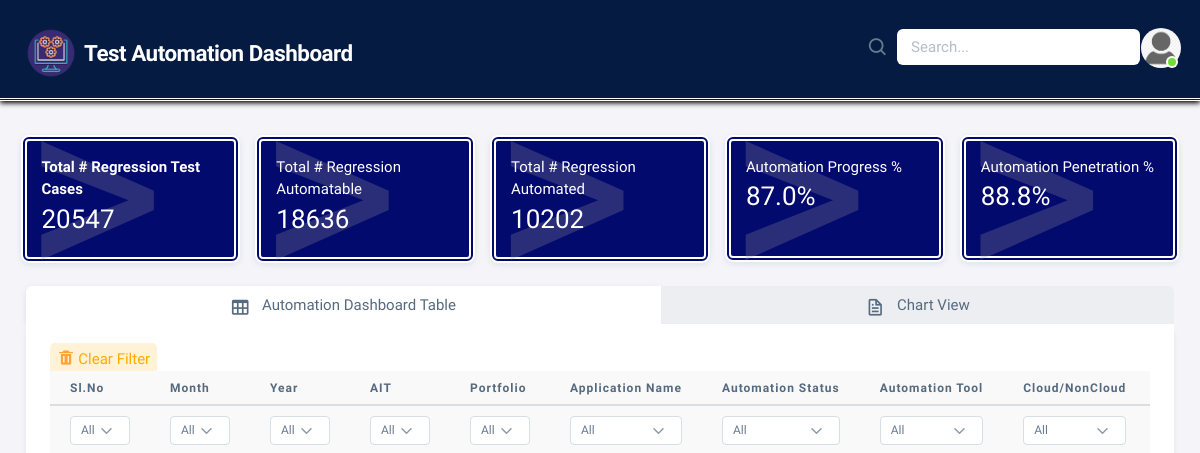
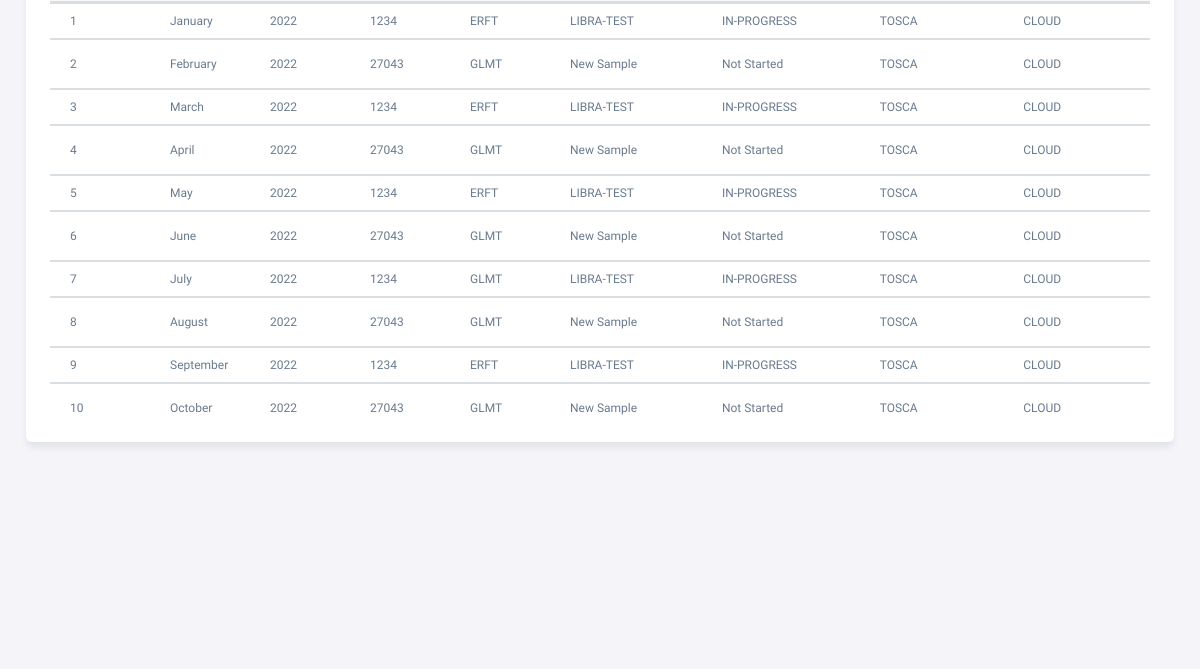
Page /dashboard/ (signed in, upper part) on the earlier database version (2 pictures, top to bottom).
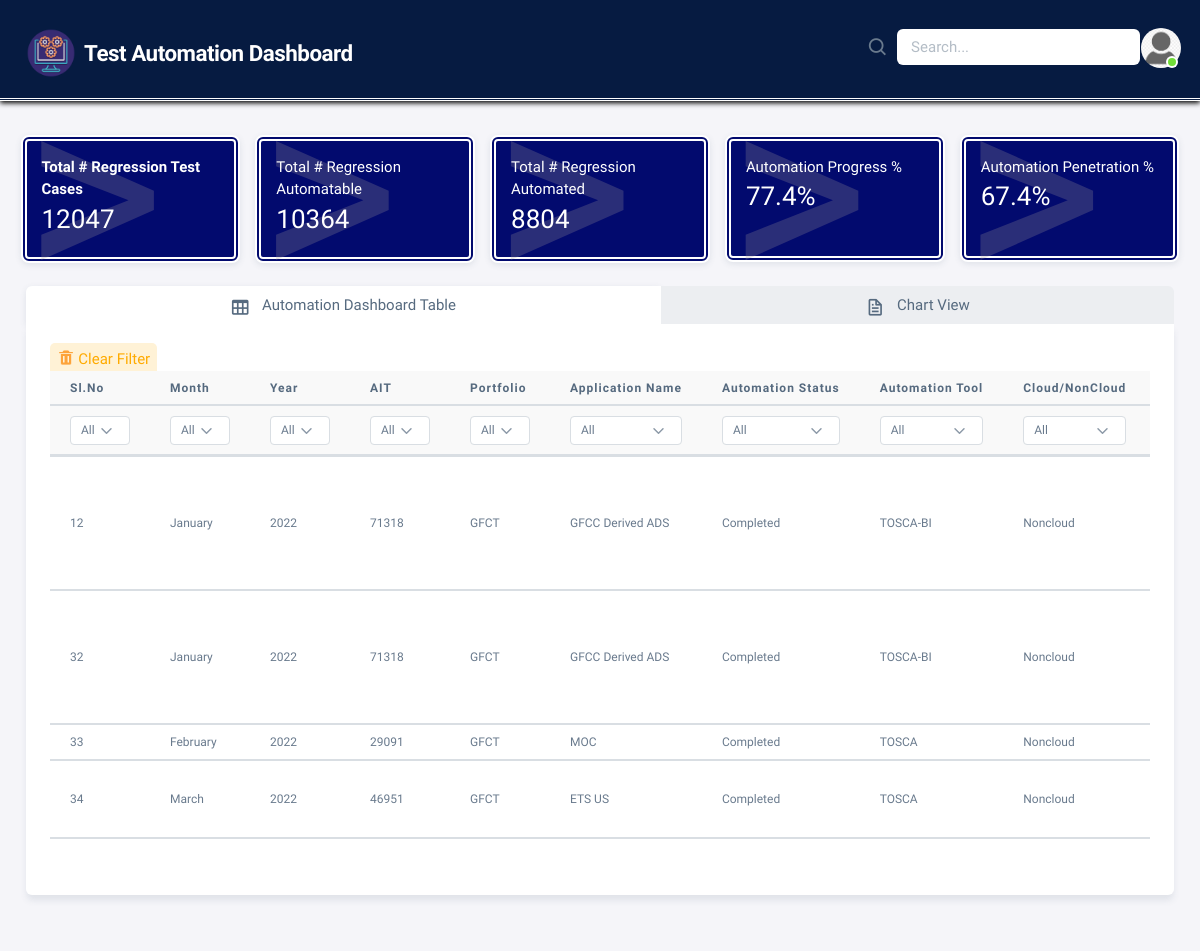
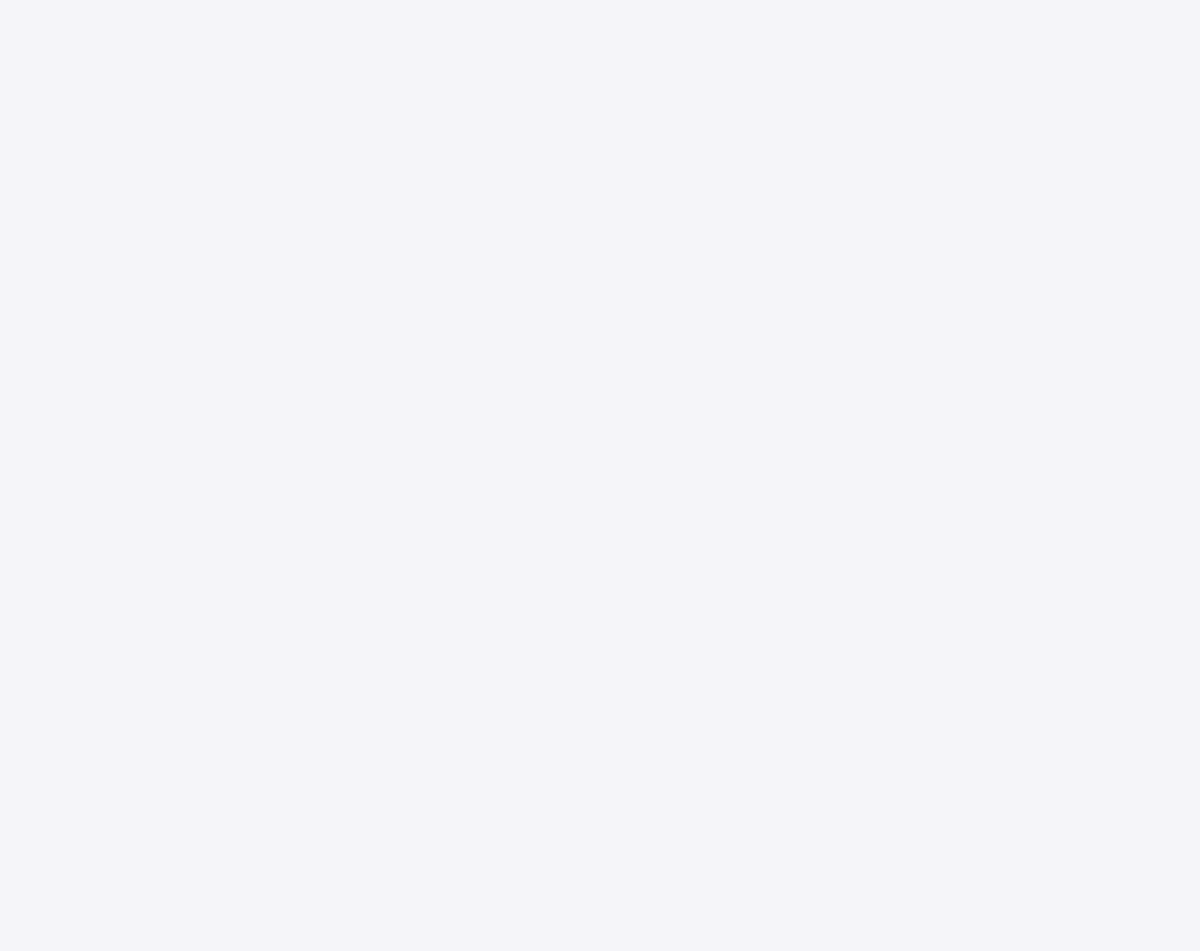
Same page on the later database version (2 pictures, top to bottom).
### dashboard_app/models.py (models this page shows, shortened)
class automation_db(models.Model):
    serialnumber = models.IntegerField(primary_key=True, unique=True)
    month = models.CharField(max_length=15)
    year = models.CharField(max_length=10)
    portfolio = models.CharField(max_length=10)
    AIT_Number = models.IntegerField()
    application_name = models.CharField(max_length=30)
    could_noncloud = models.CharField(max_length=10)
    Automation_status = models.CharField(max_length=15)
    automation_tool = models.CharField(max_length=20)
    in_sprint = models.CharField(max_length=10)
    litmus_onboarding = models.CharField(max_length=10)
    no_of_overall_regression_scripts = models.CharField(max_length=20)
    no_of_inscope_reg_scripts = models.CharField(max_length=20)
    no_of_regscripts_automated = models.CharField(max_length=20)
    percentage_automation_complete = models.CharField(max_length=20)
    percentage_application_penetration = models.CharField(max_length=20)
    time_to_manuallyexecute = models.CharField(max_length=20)
    no_of_release = models.CharField(max_length=10)
    monthly_manual_executiontime = models.CharField(max_length=20)
    monthly_effort_spent_on_dev_automation = models.CharField(max_length=20)
    time_to_execute_1automatedtestcase = models.CharField(max_length=20)
    mothly_automate_executiontime = models.CharField(max_length=20)
    monthly_effort_spentin_maintaining_automation = models.CharField(max_length=20)
    monthly_effort_takes_toexecute_regscript = models.CharField(max_length=20)
    hours_saved_monthly = models.CharField(max_length=20)
    comments = models.TextField(null=True, blank=True)

### dashboard_app/views.py (the view)
# urls.py: path('dashboard/', login_required(index.as_view()), name='Dashboard'),
class index(generic.ListView):
    model = automation_db
    template_name = 'Index.html'
    login_url = '/login/'
    def get_context_data(self, *, object_list=None, **kwargs):
        context = super(index, self).get_context_data(**kwargs)
        context['no_of_overall_regression_scripts'] = \
        automation_db.objects.aggregate(no_of_overall_regression_scripts=Sum('no_of_overall_regression_scripts'))[
            'no_of_overall_regression_scripts']  # 1
        context['no_of_inscope_reg_scripts'] = \
        automation_db.objects.aggregate(no_of_inscope_reg_scripts=Sum('no_of_inscope_reg_scripts'))[
            'no_of_inscope_reg_scripts']  # 2
        context['no_of_regscripts_automated'] = \
        automation_db.objects.aggregate(no_of_regscripts_automated=Sum('no_of_regscripts_automated'))[
            'no_of_regscripts_automated']  # 3
        context['percentage_automation_complete_average'] = \
        automation_db.objects.aggregate(percentage_automation_complete_average=Avg('percentage_automation_complete'))[
            'percentage_automation_complete_average']  # 4
        context['percentage_application_penetration_average'] = automation_db.objects.aggregate(
            percentage_application_penetration_average=Avg('percentage_application_penetration'))[
            'percentage_application_penetration_average']  # 5
        return context

### dashboard_app/templates/Index.html (shortened to what this page needs)
{% load static %}
<html
  lang="en"
  class="light-style layout-menu-fixed"
  dir="ltr"
  data-theme="theme-default"
  data-assets-path="{% static 'assets/' %}"
  data-template="vertical-menu-template-free"
>
  <head>
    <link rel="stylesheet" href="{% static 'demo.css' %}">
    <link rel="stylesheet" href="{% static 'assets/vendor/fonts/boxicons.css' %}" />
    <link rel="stylesheet" href="{% static 'assets/vendor/css/core.css' %}" class="template-customizer-core-css" />
    <link rel="stylesheet" href="{% static 'assets/vendor/css/theme-default.css' %}" class="template-customizer-theme-css" />
    <link rel="stylesheet" href="{% static 'assets/vendor/libs/perfect-scrollbar/perfect-scrollbar.css' %}" />
    <link rel="stylesheet" href="{% static 'assets/vendor/libs/apex-charts/apex-charts.css' %}" />
  </head>
  <body>
    <div class="layout-wrapper layout-content-navbar">
      <div class="layout-container">
        <div class="layout-page">
            <div class="top-menu-block">
            <div class="container-xxl">
             <div class="row">
                 <div class="col-md-4">
                      <div class="app-brand demo">
            <a href="index.html" class="app-brand-link">
              <span class="app-brand-logo demo">
              </span>
                <a href="{% url 'Dashboard' %}" class="menu-link" target="_self">
                    <span class="app-brand-text demo menu-text fw-bolder ms-2">Test Automation Dashboard</span>
                </a>
            </a>
          </div>
                 </div>
                 <div class="col-md-4">
                 </div>
                  <div class="col-md-4">
                      <nav>
                       <div class="navbar-nav-right d-flex d-flexover align-items-center" id="navbar-collapse">
                  <div class="navbar-nav align-items-center search-cbar">
                    <div class="nav-item d-flex align-items-center">
                      <i class="bx bx-search fs-4 lh-0"></i>
                    </div>
                  </div>
              <ul class="navbar-nav flex-row align-items-center ul-custom-class">
                <li class="nav-item navbar-dropdown dropdown-user dropdown db-profile">
                  <a class="nav-link dropdown-toggle hide-arrow" href="javascript:void(0);" data-bs-toggle="dropdown">
                    <div class="avatar avatar-online">
                      <img src="{% static 'assets/img/avatars/1.png' %}" alt class="w-px-40 h-auto rounded-circle" />
                    </div>
                  </a>
                </li>
              </ul>
            </div>
                      </nav>
                  </div>
             </div>
            </div>
                </div>
          <div class="content-wrapper">
              {% block content %}
            <div class="container-xxl flex-grow-1 container-p-y cardstyle">
                <div class="row">
                    <div class="col-lg-12 col-md-12 order-1 col-lg-3ow">
                        <div class="row">
                            <div class="col-lg-3 col-md-12 col-3 mb-3">
                                <div class="card cardA">
                                    <div class="card-body">
                                        <span class="fw-semibold d-block mb-1">Total # Regression Test Cases</span>
                                        <h3 id="card1" class="card-title mb-2">{{ no_of_overall_regression_scripts }}</h3>
                                    </div>
                                </div>
                            </div>
                            <div class="col-lg-3 col-md-12 col-3 mb-3">
                                <div class="card cardA">
                                    <div class="card-body">
                                        <span class="d-block mb-1">Total # Regression Automatable</span>
                                        <h3 id="card2" class="card-title text-nowrap mb-2">{{ no_of_inscope_reg_scripts }}</h3>
                                    </div>
                                </div>
                            </div>
                            <div class="col-lg-3 col-md-12 col-3 mb-3">
                                <div class="card cardA">
                                    <div class="card-body">
                                        <span class="d-block mb-1">Total # Regression Automated</span>
                                        <h3 id="card3" class="card-title text-nowrap mb-2">{{ no_of_regscripts_automated }}</h3>
                                    </div>
                                </div>
                            </div>
 <div class="col-lg-3 col-md-12 col-3 mb-3">
                                <div class="card cardA">
                                    <div class="card-body">
                                        <span class="d-block mb-1">Automation Progress %</span>
                                        <h3 id="card4" class="card-title text-nowrap mb-2">{{ percentage_automation_complete_average|floatformat }}%</h3>
                                    </div>
                                </div>
                            </div>
                            <div class="col-lg-3 col-md-12 col-3 mb-3">
                                <div class="card cardA">
                                    <div class="card-body">
                                        <span class="d-block mb-1">Automation Penetration %</span>
                                        <h3 id="card5" class="card-title text-nowrap mb-2">{{ percentage_application_penetration_average|floatformat }}%</h3>
                                    </div>
                                </div>
                            </div>
                        </div>
                    </div>
                    </div>
    <div class="row">
        <div class="col-xl-12">
            <div class="nav-align-top mb-4">
                <ul class="nav nav-tabs nav-fill" role="tablist">
                    <li class="nav-item">
                        <button type="button"
                                class="nav-link active"
                                role="tab"
                                data-bs-toggle="tab"
                                data-bs-target="#navs-justified-home"
                                aria-controls="navs-justified-home"
                                aria-selected="true">
                            <i class="menu-icon tf-icons bx bx-table"></i> Automation Dashboard Table
                        </button>
                    </li>
                    <li class="nav-item">
                        <button type="button"
                                class="nav-link"
                                role="tab"
                                data-bs-toggle="tab"
                                data-bs-target="#navs-justified-profile"
                                aria-controls="navs-justified-profile"
                                aria-selected="false">
                            <i class="menu-icon tf-icons bx bx-file"></i>  Chart View
                        </button>
                    </li>
                </ul>
                <div class="tab-content">
                    <div class="tab-pane fade show active" id="navs-justified-home" role="tabpanel">
                        <div class="clear-filter">
                            <span class="bg-label-warning me-1" onclick="ClearFilter()"><img /> Clear Filter</span>
                        </div>
                        <div class="table-responsive text-nowrap addscroll-y">
                            <table id="data" class="table table-hover table-custom">
                                <thead>
                                    <tr class="text-nowrap">
                                        <th>Sl.No</th>
                                        <th>Month</th>
                                        <th>Year</th>
                                        <th>AIT</th>
                                        <th>Portfolio</th>
                                        <th>Application Name</th>
                                        <th>Automation Status</th>
                                        <th>Automation Tool</th>
                                        <th>Cloud/NonCloud</th>
                                        <th>In Sprint</th>
                                    </tr>
                                    <tr class="text-nowrap">
                                        <th>
                                            <select class="column-filter form-select form-select-sm " data-column="0">
                                                <option value="all">All</option>
                                            </select>
                                        </th>
                                        <th>
                                            <select class="column-filter form-select form-select-sm " data-column="1">
                                                <option value="all">All</option>
                                            </select>
                                        </th>
                                        <th>
                                            <select class="column-filter form-select form-select-sm " data-column="2">
                                                <option value="all">All</option>
                                            </select>
                                        </th>
                                        <th>
                                            <select class="column-filter form-select form-select-sm" data-column="3">
                                                <option value="all">All</option>
                                            </select>
                                        </th>
                                        <th>
                                            <select class="column-filter form-select form-select-sm" data-column="4">
                                                <option value="all">All</option>
                                            </select>
                                        </th>
                                        <th>
                                            <select class="column-filter form-select form-select-sm" data-column="5">
                                                <option value="all">All</option>
                                            </select>
                                        </th>
                                        <th>
                                            <select class="column-filter form-select form-select-sm" data-column="6">
                                                <option value="all">All</option>
                                            </select>
                                        </th>
                                        <th>
                                            <select class="column-filter form-select form-select-sm" data-column="7">
                                                <option value="all">All</option>
                                            </select>
                                        </th>
                                        <th>
                                            <select class="column-filter form-select form-select-sm" data-column="8">
                                                <option value="all">All</option>
                                            </select>
                                        </th>
                                        <th>
                                        </th>
                                    </tr>
                                </thead>
                                {% for obj in object_list %}
                                <tbody>
                                    <tr data-year="{{ obj.year }}">
                                        <td>{{ obj.serialnumber }}</td>
                                        <td>{{ obj.month }}</td>
                                        <td>{{ obj.year }}</td>
                                        <td>{{ obj.AIT_Number }}</td>
                                        <td>{{ obj.portfolio }}</td>
                                        <td>{{ obj.application_name }}</td>
                                        <td>{{ obj.Automation_status }}</td>
                                        <td>{{ obj.automation_tool }}</td>
                                        <td>{{ obj.could_noncloud }}</td>
                                        <td>{{ obj.in_sprint }}</td>
                                    </tr>
                                </tbody>
                                {% endfor %}
                            </table>
                        </div>
                    </div>
                </div>
            </div>
        </div>
    </div>
            </div>
            {% endblock content %}
          </div>
        </div>
      </div>
    </div>
  </body>
</html>

Differences in the rows shown:
removed automation_db: serialnumber "1", month "January", year "2022", AIT_Number "1234", portfolio "ERFT", application_name "LIBRA-TEST", Automation_status "IN-PROGRESS", automation_tool "TOSCA", could_noncloud "CLOUD"
removed automation_db: serialnumber "2", month "February", year "2022", AIT_Number "27043", portfolio "GLMT", application_name "New Sample", Automation_status "Not Started", automation_tool "TOSCA", could_noncloud "CLOUD"
removed automation_db: serialnumber "3", month "March", year "2022", AIT_Number "1234", portfolio "ERFT", application_name "LIBRA-TEST", Automation_status "IN-PROGRESS", automation_tool "TOSCA", could_noncloud "CLOUD"
removed automation_db: serialnumber "4", month "April", year "2022", AIT_Number "27043", portfolio "GLMT", application_name "New Sample", Automation_status "Not Started", automation_tool "TOSCA", could_noncloud "CLOUD"
removed automation_db: serialnumber "5", month "May", year "2022", AIT_Number "1234", portfolio "ERFT", application_name "LIBRA-TEST", Automation_status "IN-PROGRESS", automation_tool "TOSCA", could_noncloud "CLOUD"
removed automation_db: serialnumber "6", month "June", year "2022", AIT_Number "27043", portfolio "GLMT", application_name "New Sample", Automation_status "Not Started", automation_tool "TOSCA", could_noncloud "CLOUD"
removed automation_db: serialnumber "7", month "July", year "2022", AIT_Number "1234", portfolio "GLMT", application_name "LIBRA-TEST", Automation_status "IN-PROGRESS", automation_tool "TOSCA", could_noncloud "CLOUD"
removed automation_db: serialnumber "8", month "August", year "2022", AIT_Number "27043", portfolio "GLMT", application_name "New Sample", Automation_status "Not Started", automation_tool "TOSCA", could_noncloud "CLOUD"
removed automation_db: serialnumber "9", month "September", year "2022", AIT_Number "1234", portfolio "ERFT", application_name "LIBRA-TEST", Automation_status "IN-PROGRESS", automation_tool "TOSCA", could_noncloud "CLOUD"
removed automation_db: serialnumber "10", month "October", year "2022", AIT_Number "27043", portfolio "GLMT", application_name "New Sample", Automation_status "Not Started", automation_tool "TOSCA", could_noncloud "CLOUD"
now on this page (row edited): automation_db: serialnumber "12", month "January", year "2022", AIT_Number "71318", portfolio "GFCT", application_name "GFCC Derived ADS", Automation_status "Completed", automation_tool "TOSCA-BI", could_noncloud "Noncloud"
added automation_db: serialnumber "32", month "January", year "2022", AIT_Number "71318", portfolio "GFCT", application_name "GFCC Derived ADS", Automation_status "Completed", automation_tool "TOSCA-BI", could_noncloud "Noncloud"
added automation_db: serialnumber "33", month "February", year "2022", AIT_Number "29091", portfolio "GFCT", application_name "MOC", Automation_status "Completed", automation_tool "TOSCA", could_noncloud "Noncloud"
added automation_db: serialnumber "34", month "March", year "2022", AIT_Number "46951", portfolio "GFCT", application_name "ETS US", Automation_status "Completed", automation_tool "TOSCA", could_noncloud "Noncloud"
Other differences:
{{ no_of_overall_regression_scripts }}: "20547" → "12047"
{{ no_of_inscope_reg_scripts }}: "18636" → "10364"
{{ no_of_regscripts_automated }}: "10202" → "8804"
{{ percentage_automation_complete_average|floatformat }}: "87.0" → "77.4"
{{ percentage_application_penetration_average|floatformat }}: "88.8" → "67.4"
